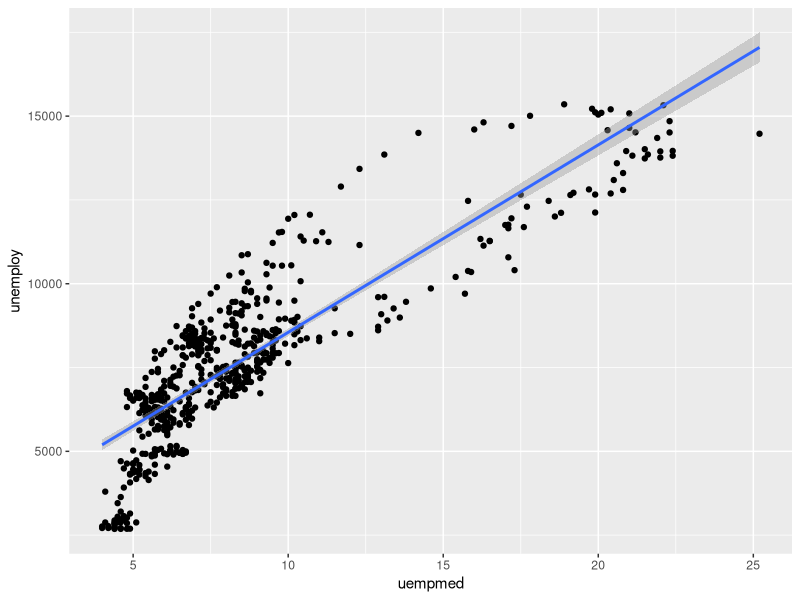
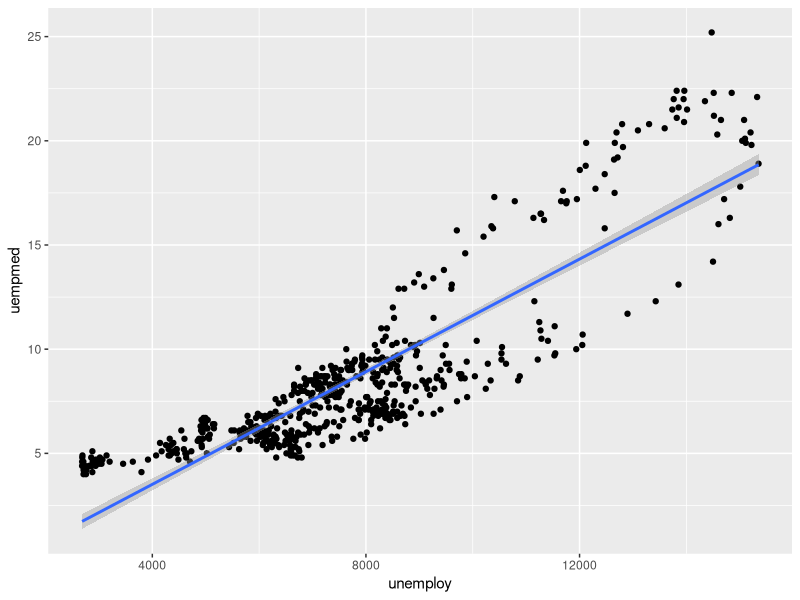
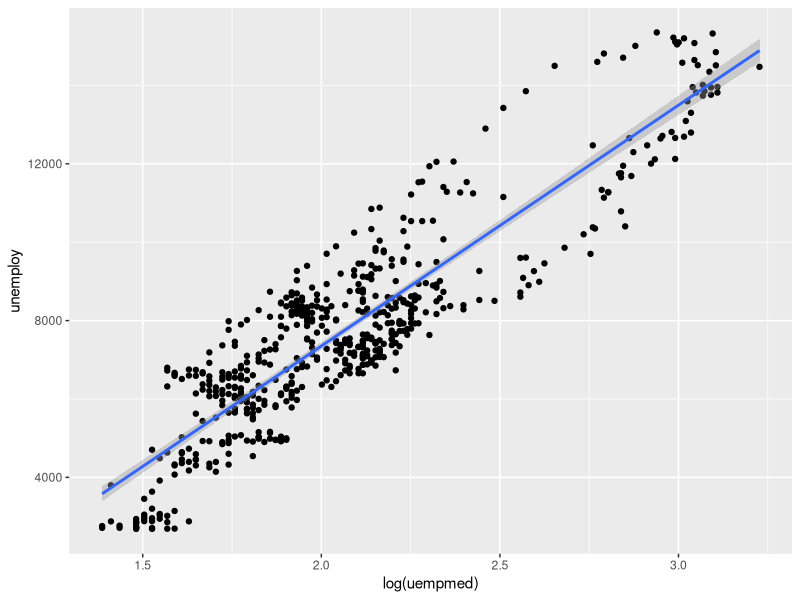
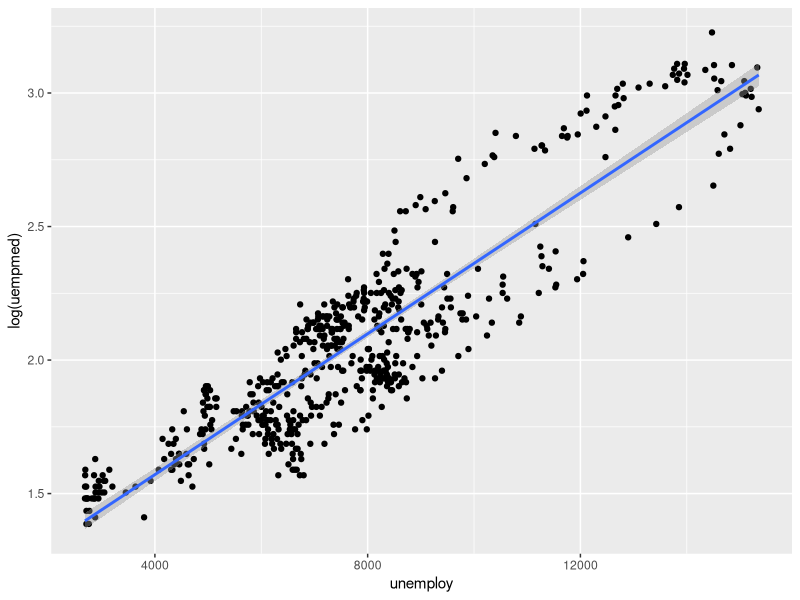
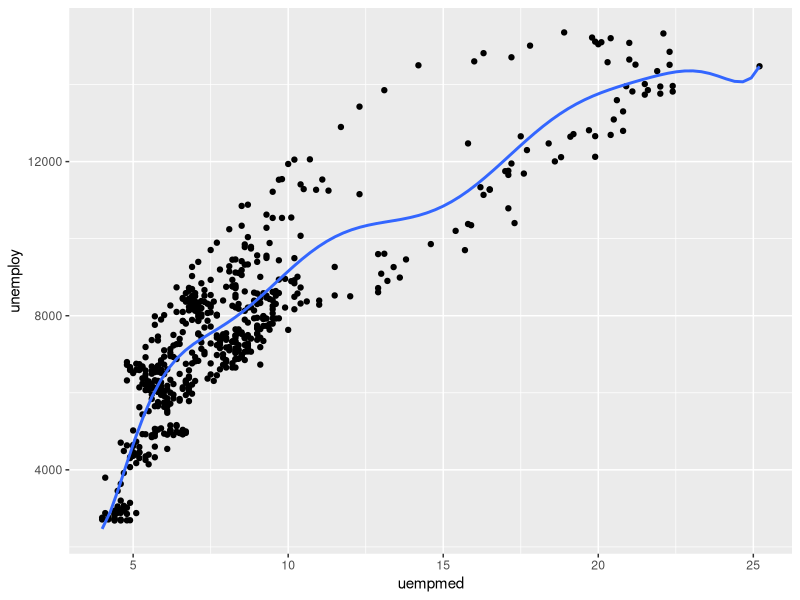

Here is the R script that generated these plots, in order:
## ---- chunk 1
library(ggplot2)
library(MASS)
library(caret)
library(xtable)

knitr::opts_chunk$set(warning = FALSE, comment = NA)
## ---- chunk 2
lin1 <- lm(formula = unemploy ~ uempmed, economics)
lin2 <- lm(formula = uempmed ~ unemploy, economics)

summary(lin1)
summary(lin2)
## ---- chunk 3
ggplot(economics, mapping = aes(x = uempmed, y = unemploy)) +
  geom_point() +
  geom_smooth(method = "lm")

ggplot(economics, mapping = aes(x = unemploy, y = uempmed)) +
  geom_point() +
  geom_smooth(method = "lm")
## ---- chunk 4
ggplot(economics, mapping = aes(x = log(uempmed), y = unemploy)) +
  geom_point() +
  geom_smooth(method = "lm")

ggplot(economics, mapping = aes(x = unemploy, y = log(uempmed))) +
  geom_point() +
  geom_smooth(method = "lm")
## ---- chunk 5
poly1 <- lm(unemploy ~ poly(uempmed, 10), economics)
poly2 <- lm(uempmed ~ poly(unemploy, 10), economics)
summary(poly1)
## ---- chunk 6
ggplot(economics, mapping = aes(x = uempmed, y = unemploy)) +
  geom_point() +
  geom_smooth(method = "lm", formula = y ~ poly(x, 10), se = FALSE)
## ---- chunk 7

log1 <- lm(formula = unemploy ~ log(uempmed), economics)
exp1 <- lm(formula = log(unemploy) ~ uempmed, economics)

tabelle <- data.frame(
  RMSE = c(
    sqrt(mean(lin1$residuals^2)),
    sqrt(mean(lin2$residuals^2)),
    sqrt(mean(log1$residuals^2)),
    sqrt(mean(exp1$residuals^2)),
    sqrt(mean(poly1$residuals^2)),
    sqrt(mean(poly2$residuals^2))
  ),
  
  MSE = c(
    mean(lin1$residuals^2),
    mean(lin2$residuals^2),
    mean(log1$residuals^2),
    mean(exp1$residuals^2),
    mean(poly1$residuals^2),
    mean(poly2$residuals^2)
  ),
  
  MAD = c(
    mad(lin1$residuals),
    mad(lin2$residuals),
    mad(log1$residuals),
    mad(exp1$residuals),
    mad(poly1$residuals),
    mad(poly2$residuals)
  )
)
row.names(tabelle) <- c("lin1", "lin2", "log1", "exp1", "poly1", "poly2")

print(xtable(tabelle), type = "latex")

## ---- chunk 8
modell1 <- glm(formula = type ~ . - npreg - skin - bp, family = "binomial", data = Pima.tr)

tr_pred <- round(predict(modell1, Pima.tr, type = "response"))
tr2_pred <- round(predict(modell1, Pima.tr2, type = "response"))
te_pred <- round(predict(modell1, Pima.te, type = "response"))
## ---- chunk 9
table(Pima.tr$type, tr_pred)
sprintf("Sensitivität: %.2f", 38/(30+38))
sprintf("Spezifizität: %.2f", 116/(116+16))
## ---- chunk 10
table(Pima.tr2$type, tr2_pred)
sprintf("Sensitivität: %.2f", 55/(50+55))
sprintf("Spezifizität: %.2f", 165/(27+165))
## ---- chunk 11
table(Pima.te$type, te_pred)
sprintf("Sensitivität: %.2f", 67/(42+67))
sprintf("Spezifizität: %.2f", 196/(196+27))
## ---- chunk 12
Pima <- rbind(Pima.tr, Pima.te)

ctrl <- trainControl(method = "cv", number = 10)
model <- train(type ~ ., data = Pima, method = "glm", trControl = ctrl)

model$resample
